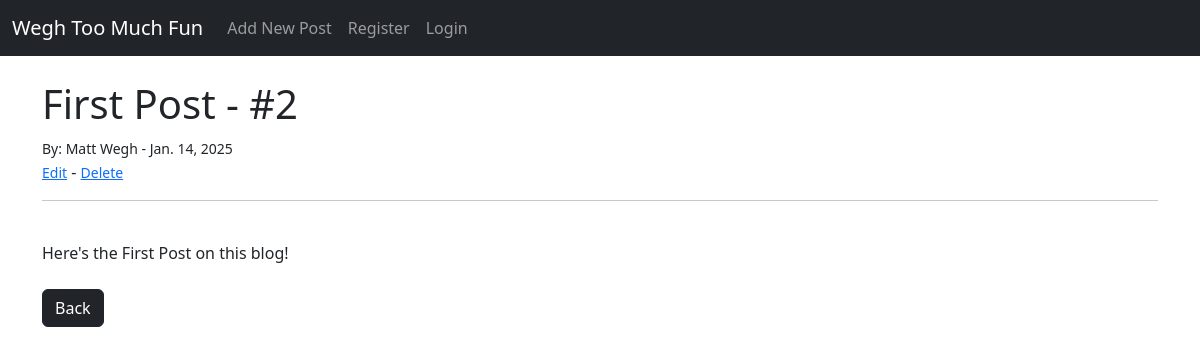
Before: /article/1 with the older database file.
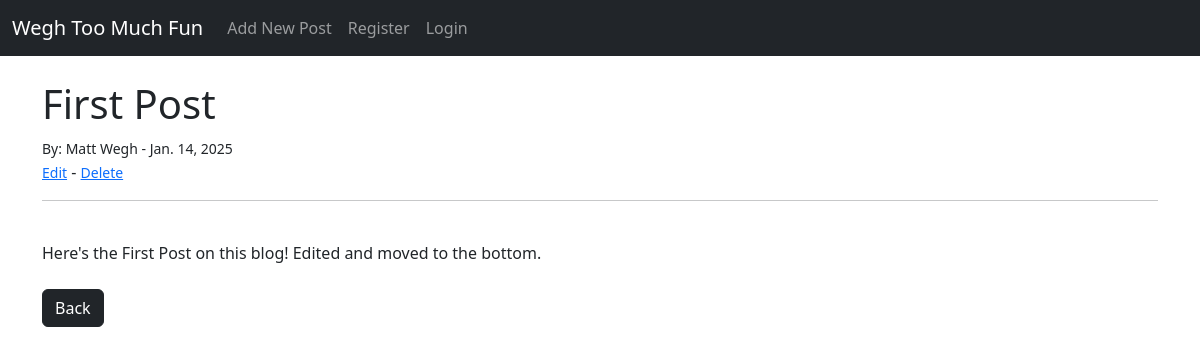
After: the same page with the newer database file.
### theblog/models.py (models this page shows, shortened)
class Post(models.Model):
    title = models.CharField(max_length=255)
    title_tag = models.CharField(max_length=255)
    author = models.ForeignKey(User, on_delete=models.CASCADE)
    body = models.TextField()
    posting_date = models.DateField(auto_now_add=True)

### theblog/views.py (the view)
# urls.py: path('article/<int:pk>', ArticleDetailView.as_view(), name='article-detail'),
class ArticleDetailView(DetailView):
    model = Post
    template_name = 'article_details.html'

### theblog/templates/article_details.html (shortened to what this page needs)
{% extends 'base.html' %}
{% block content %}
<h1>{{ post.title }}</h1>
<small>By:
    {{post.author.first_name}}
    {{post.author.last_name}} -
    {{ post.posting_date }}
</small>
<br>
<small><a href="{% url 'update_post' post.pk %}">Edit</a></small> -
<small><a href="{% url 'delete_post' post.pk %}">Delete</a></small>
<hr>
<br/>
{{post.body}}
<br/><br/>
<a href="{% url 'home' %}" class="btn btn-dark">Back</a>
{% endblock %}

### theblog/templates/base.html (shortened to what this page needs)
<!doctype html>
<html lang="en">
  <head>
    <link href="https://cdn.jsdelivr.net/npm/bootstrap@5.3.3/dist/css/bootstrap.min.css" rel="stylesheet">
  </head>
  <body>
    <nav class="navbar navbar-expand-lg navbar-dark bg-dark">
        <div class="container-fluid">
          <a class="navbar-brand" href="{% url 'home' %}">Wegh Too Much Fun</a>
          <div class="collapse navbar-collapse" id="navbarSupportedContent">
            <ul class="navbar-nav me-auto mb-2 mb-lg-0">
              <li class="nav-item">
                <a class="nav-link" href="{% url 'add_post' %}">Add New Post</a>
              </li>
              <li class="nav-item">
                <a class="nav-link" href="{% url 'register' %}">Register</a>
              </li>
              <li class="nav-item">
                <a class="nav-link" href="{% url 'login' %}">Login</a>
              </li>
            </ul>
          </div>
        </div>
      </nav>
    <br>
    <div class="container">
    {% block content %}
    {% endblock %}
  </div>
  </body>
</html>

Changed rows visible on the page:
changed Post "Matt": title "First Post - #2" → "First Post"; body "Here's the First Post on this blog!" → "Here's the First Post on this blog! Edited and moved to the bottom."
